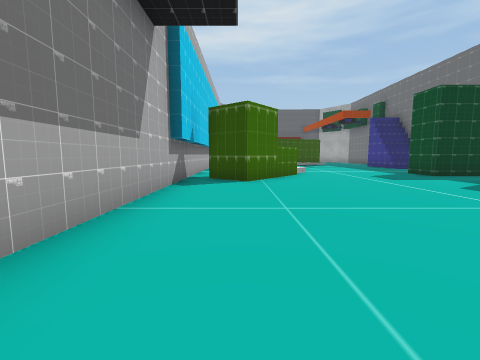
view 1 (above)

15 first-person views from a walk through a Unity game level. The camera is 1.3 m above the floor, tilts 6° down and sees 90° across. The floor is counted in squares, 2 m on a side. Each view is taken from the middle of a square. On the plan, view 1 faces up. The plan holds only what a view shows up to about 9 squares ahead; the rest is blank. The place goes on beyond the plan. The player character is not drawn. Some surface patterns are stand-ins.

view 2
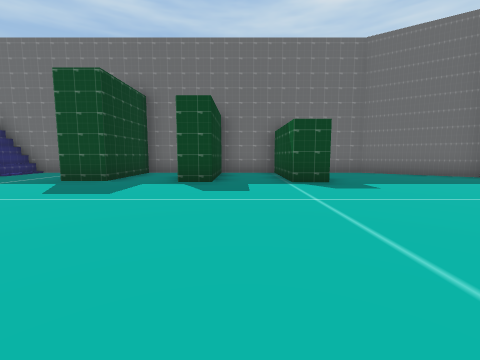

view 3
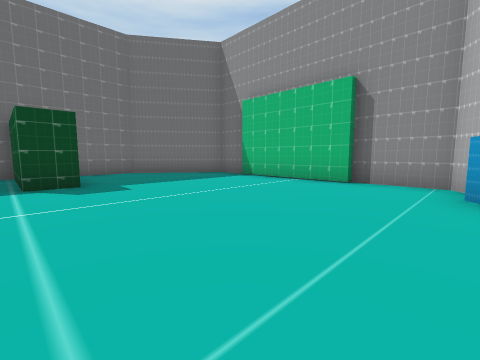

view 4
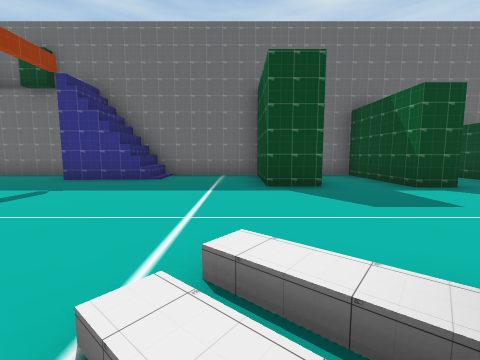

view 5
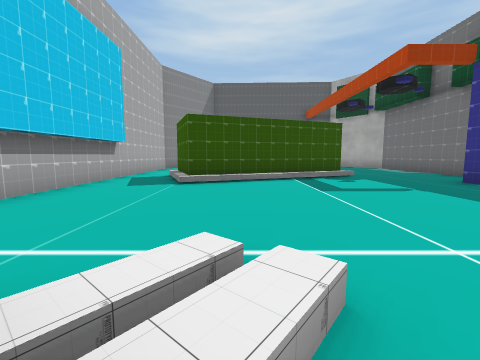

view 6
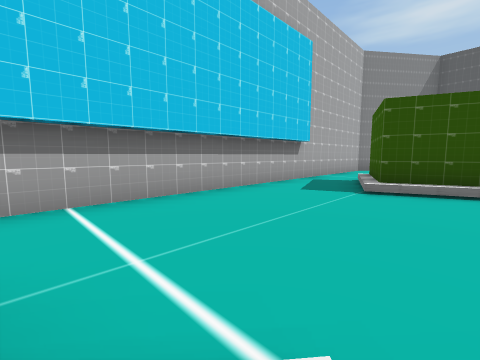

view 7
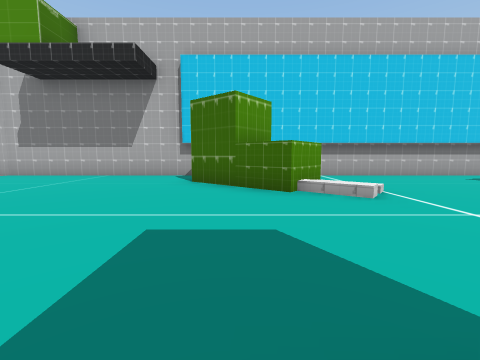

view 8
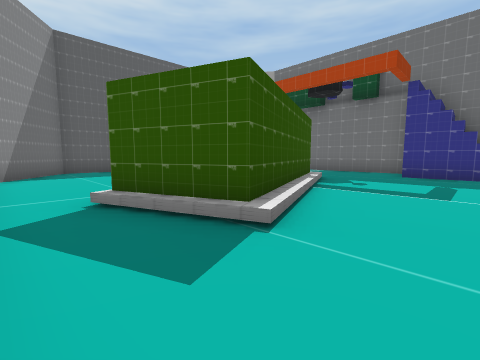

view 9
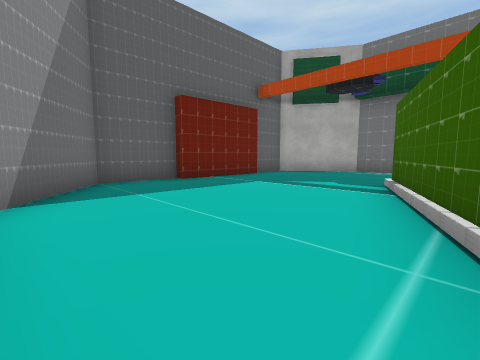

view 10
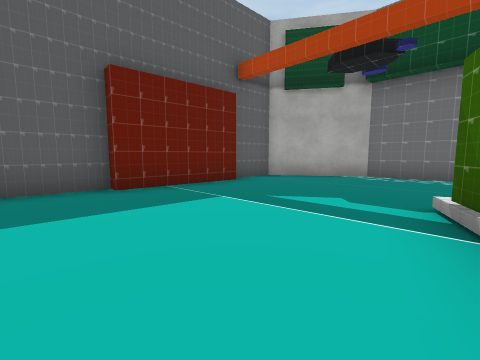

view 11
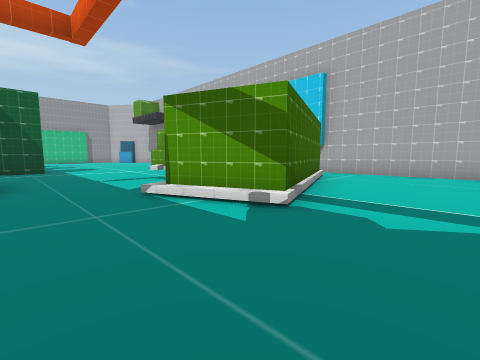

view 12
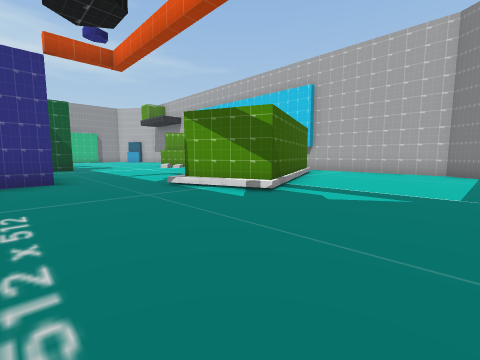

view 13
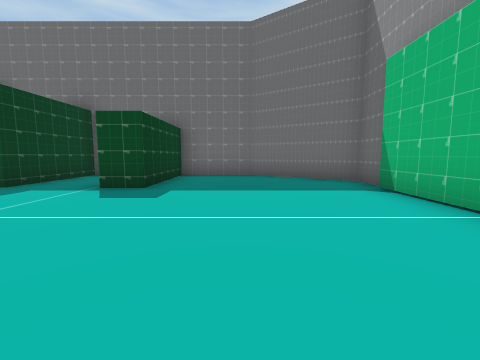

view 14
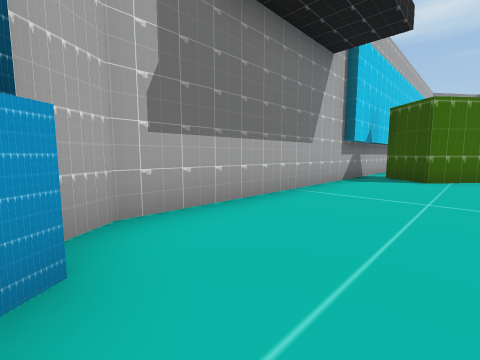

view 15
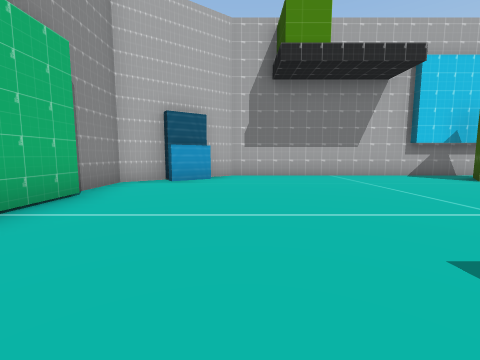

### Floor plan
Ten units are one square. View 1 is at (0, 0); x grows to the right and y downward. Boxes are objects, and circles mark ways between rooms. Rooms are numbered by the first view taken in them; rooms with no view inside come last. Other rooms are left out.
<svg viewBox="-20 -225 112 259">
<path fill="none" stroke="#000" d="M8 -88 19 -79 2 -58 -9 -67M73 -113 72 -136 80 -136M-6 7 1 17 -3 20 4 28 21 29M87 -116 72 -116M20 26 56 27M58 29 69 29 87 3 87 -19 57 -19 57 -27 87 -27 87 -47 57 -47 57 -55 87 -55 87 -73 59 -73 59 -84 87 -84 87 -119 72 -118M51 -153 8 -136 1 -155M-15 -176 -15 2 -10 9M25 -140 12 -135M54 -151 40 -146M55 -215 25 -216M25 -220 5 -220 -15 -193 -15 -176M1 -155 43 -172 51 -153M87 -138 87 -194 71 -218 56 -218M53 -155 54 -151"/>
<circle cx="-5" cy="-165" r="3" fill="#2a7"/>
<circle cx="70" cy="-140" r="3" fill="#2a7"/>
<text x="30" y="-60">1</text>
<text x="40" y="-190">2</text>
</svg>
Room 1 opens to room 2.

Where each view was taken, in squares from view 1:
view 1: 0 up, 0 right, facing up
view 2: 4 up, 0 right, facing right
view 3: 3 up, 0 right, facing down-right
view 4: 9 up, 1 right, facing right
view 5: 8 up, 2 right, facing up
view 6: 9 up, 2 right, facing up-left
view 7: 7 up, 6 right, facing left
view 8: 12 up, 1 left, facing up-right
view 9: 16 up, 1 left, facing up-right
view 10: 17 up, 1 right, facing up-right
view 11: 19 up, 7 right, facing down-left
view 12: 20 up, 8 right, facing down-left
view 13: 0 up, 1 right, facing right
view 14: 1 down, 1 right, facing up-left
view 15: 0 up, 6 right, facing left
